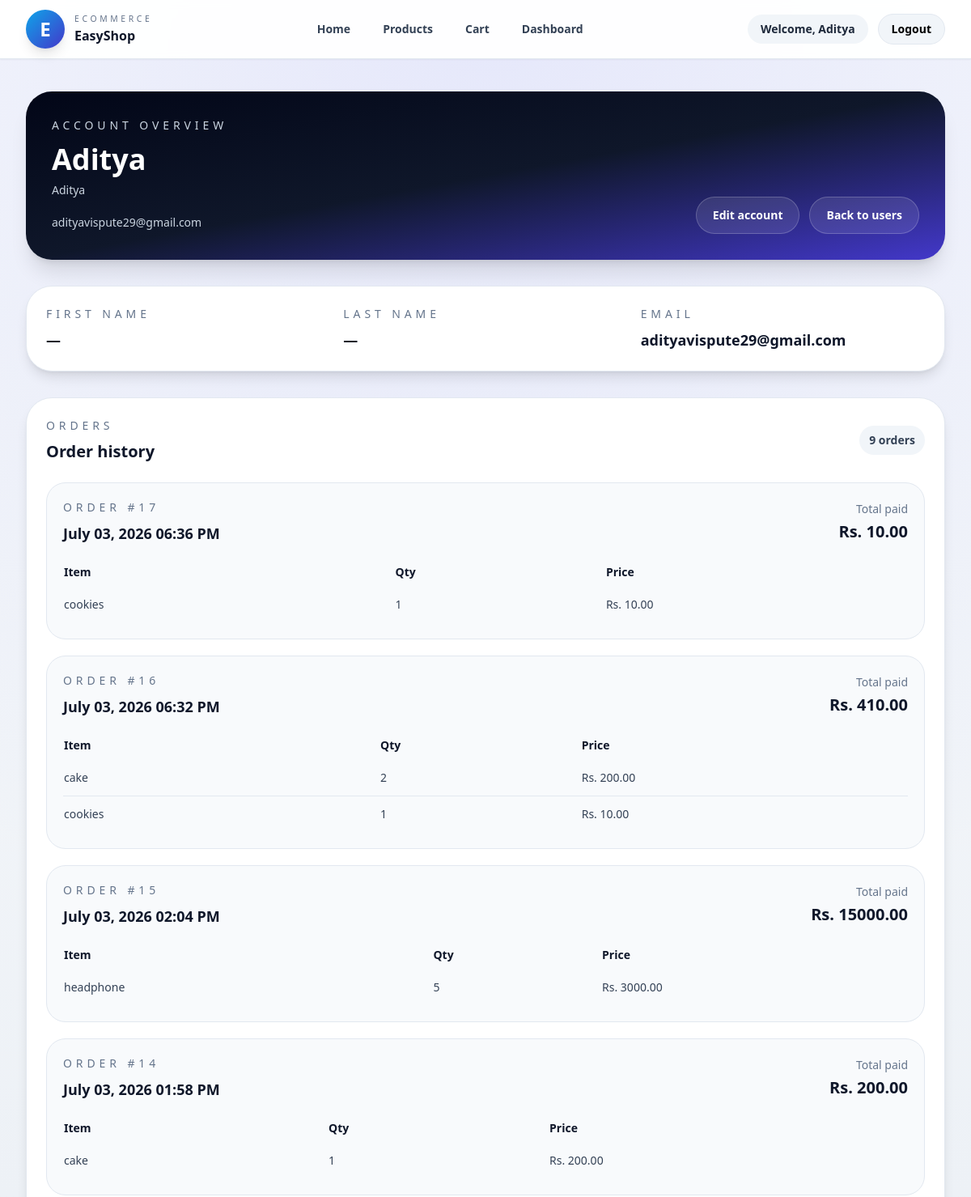
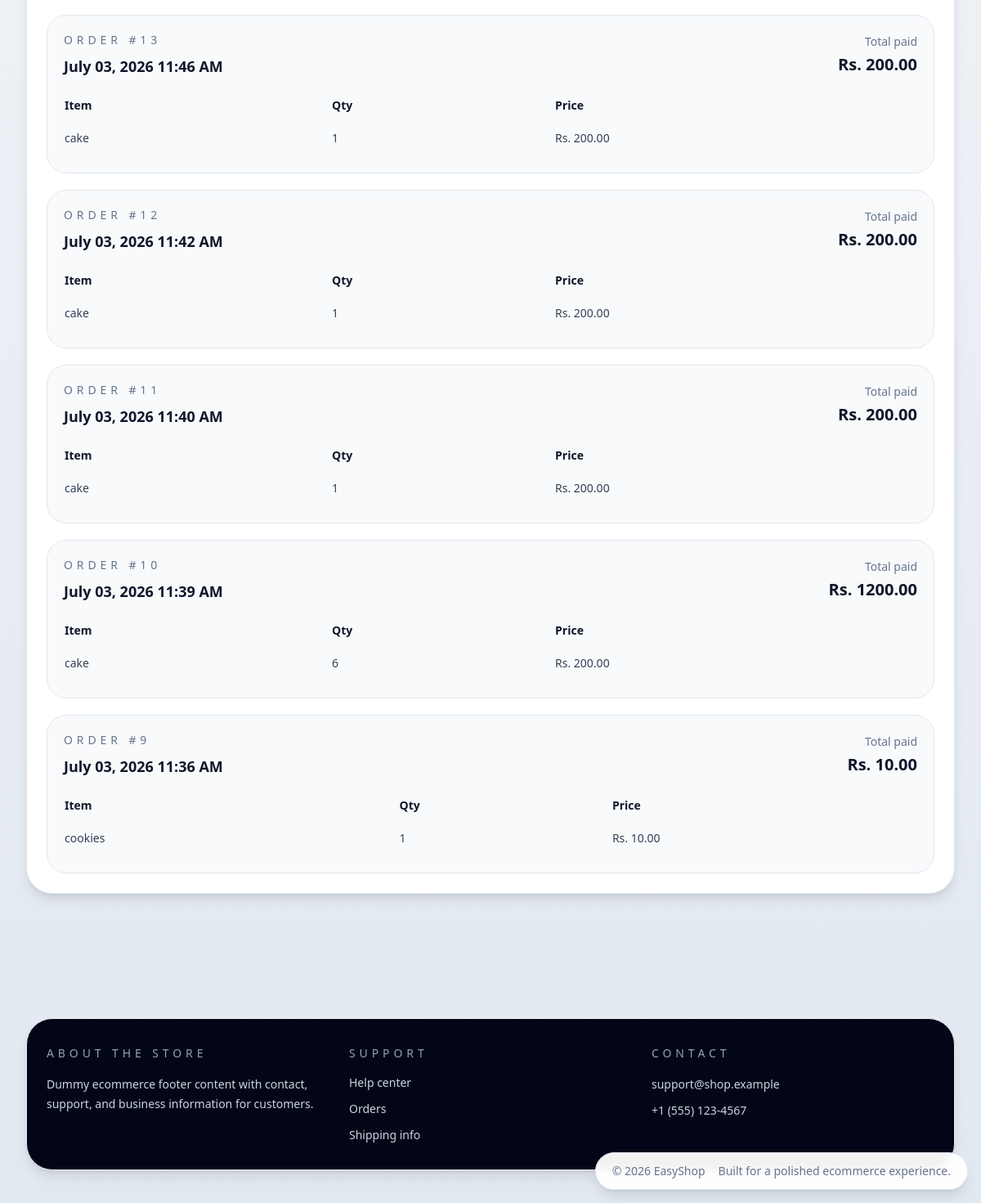
/admin-users/1/ (signed in), run on the app's committed database (2 pictures, top to bottom).
### store/models.py (models this page shows, shortened)
class Order(models.Model):
    user = models.ForeignKey(User, on_delete=models.CASCADE)
    created_at = models.DateTimeField(auto_now_add=True)
    total_price = models.DecimalField(max_digits=10, decimal_places=2)

class OrderItem(models.Model):
    order = models.ForeignKey(Order, on_delete=models.CASCADE, related_name='items')
    product = models.ForeignKey(Product, on_delete=models.CASCADE)
    quantity = models.PositiveIntegerField(default=1)
    price = models.DecimalField(max_digits=10, decimal_places=2)

class Product(models.Model):
    name = models.CharField(max_length=200)
    description = models.TextField()
    price = models.DecimalField(max_digits=10, decimal_places=2)
    stock = models.IntegerField(default=10)
    image_url = models.URLField(blank=True, null=True)
    featured = models.BooleanField(default=False)
    brand = models.CharField(max_length=200, blank=True, default='')
    category = models.CharField(max_length=200, blank=True, default='')

### store/views.py (the view)
# urls.py: path('admin-users/<int:user_id>/', views.admin_user_detail, name='admin_user_detail'),
@login_required(login_url='login')
def admin_user_detail(request, user_id):
    if not request.user.is_staff and not request.user.is_superuser:
        messages.error(request, 'You do not have access to this area.')
        return redirect('product_list')
    user = get_object_or_404(User, id=user_id)
    user_orders = Order.objects.filter(user=user).order_by('-created_at')
    return render(request, 'store/admin_user_detail.html', {
        'selected_user': user,
        'user_orders': user_orders,
    })

### store/templates/store/admin_user_detail.html (shortened to what this page needs)
{% extends 'store/base.html' %}
{% block content %}
<div class="space-y-8">
    <section class="rounded-[2rem] bg-gradient-to-br from-slate-950 via-slate-900 to-indigo-700 p-8 text-white shadow-xl">
        <div class="flex flex-col gap-4 lg:flex-row lg:items-end lg:justify-between">
            <div>
                <p class="text-sm uppercase tracking-[0.35em] text-slate-300">Account overview</p>
                <h1 class="mt-3 text-3xl font-bold sm:text-4xl">{{ selected_user.get_full_name|default:selected_user.username }}</h1>
                <p class="mt-2 text-sm text-slate-300">{{ selected_user.username }}</p>
                <p class="mt-4 text-sm leading-7 text-slate-300">{{ selected_user.email|default:'No email provided.' }}</p>
            </div>
            <div class="flex flex-wrap gap-3">
                <a href="{% url 'admin_user_update' selected_user.id %}" class="rounded-full border border-white/20 bg-white/10 px-5 py-3 text-sm font-semibold text-white transition hover:bg-white/20">Edit account</a>
                <a href="{% url 'admin_users' %}" class="rounded-full border border-white/20 bg-white/10 px-5 py-3 text-sm font-semibold text-white transition hover:bg-white/20">Back to users</a>
            </div>
        </div>
    </section>
    <section class="mt-6 rounded-[2rem] border border-slate-200 bg-white p-6 shadow-lg">
        <div class="grid gap-4 sm:grid-cols-3">
            <div>
                <p class="text-sm uppercase tracking-[0.35em] text-slate-500">First name</p>
                <p class="mt-2 text-lg font-semibold text-slate-900">{{ selected_user.first_name|default:'—' }}</p>
            </div>
            <div>
                <p class="text-sm uppercase tracking-[0.35em] text-slate-500">Last name</p>
                <p class="mt-2 text-lg font-semibold text-slate-900">{{ selected_user.last_name|default:'—' }}</p>
            </div>
            <div>
                <p class="text-sm uppercase tracking-[0.35em] text-slate-500">Email</p>
                <p class="mt-2 text-lg font-semibold text-slate-900">{{ selected_user.email|default:'—' }}</p>
            </div>
        </div>
    </section>
    <section class="rounded-[2rem] border border-slate-200 bg-white p-6 shadow-lg">
        <div class="flex items-center justify-between gap-3">
            <div>
                <p class="text-sm uppercase tracking-[0.35em] text-slate-500">Orders</p>
                <h2 class="mt-2 text-xl font-semibold text-slate-900">Order history</h2>
            </div>
            <span class="rounded-full bg-slate-100 px-3 py-2 text-sm font-semibold text-slate-700">{{ user_orders|length }} orders</span>
        </div>
        {% if user_orders %}
        <div class="mt-6 space-y-5">
            {% for order in user_orders %}
            <div class="rounded-[1.5rem] border border-slate-200 bg-slate-50 p-5">
                <div class="flex flex-col gap-3 sm:flex-row sm:items-center sm:justify-between">
                    <div>
                        <p class="text-sm uppercase tracking-[0.35em] text-slate-500">Order #{{ order.id }}</p>
                        <p class="mt-2 text-lg font-semibold text-slate-900">{{ order.created_at|date:'F d, Y h:i A' }}</p>
                    </div>
                    <div class="text-left sm:text-right">
                        <p class="text-sm text-slate-500">Total paid</p>
                        <p class="mt-1 text-xl font-bold text-slate-900">Rs. {{ order.total_price }}</p>
                    </div>
                </div>
                <div class="mt-4 overflow-x-auto">
                    <table class="min-w-full text-left text-sm text-slate-700">
                        <thead>
                            <tr>
                                <th class="py-2 pr-4 font-semibold text-slate-900">Item</th>
                                <th class="py-2 pr-4 font-semibold text-slate-900">Qty</th>
                                <th class="py-2 font-semibold text-slate-900">Price</th>
                            </tr>
                        </thead>
                        <tbody class="divide-y divide-slate-200">
                            {% for item in order.items.all %}
                            <tr>
                                <td class="py-3 pr-4">{{ item.product.name }}</td>
                                <td class="py-3 pr-4">{{ item.quantity }}</td>
                                <td class="py-3">Rs. {{ item.price }}</td>
                            </tr>
                            {% endfor %}
                        </tbody>
                    </table>
                </div>
            </div>
            {% endfor %}
        </div>
        {% else %}
        <div class="mt-6 rounded-[1.5rem] border border-dashed border-slate-300 bg-slate-50 p-8 text-center text-sm text-slate-600">No orders for this user yet.</div>
        {% endif %}
    </section>
</div>
{% endblock %}

### store/templates/store/base.html (shortened to what this page needs)
<!DOCTYPE html>
<html lang="en">
<head>
    <script src="https://cdn.tailwindcss.com"></script>
</head>
<body class="min-h-screen text-slate-900 antialiased">
    <header class="sticky top-0 z-40 border-b border-slate-200 bg-white/95 backdrop-blur-sm shadow-sm">
        <div class="mx-auto flex flex-wrap items-center justify-between gap-3 max-w-7xl px-4 py-3 sm:px-6 lg:px-8">
            <a href="{% url 'home' %}" class="flex items-center gap-3 min-w-0">
                <div class="grid h-12 w-12 place-items-center rounded-3xl bg-gradient-to-br from-sky-500 to-indigo-700 text-white shadow-lg">
                    <span class="text-2xl font-black">E</span>
                </div>
                <div class="min-w-0">
                    <p class="truncate text-[0.65rem] uppercase tracking-[0.35em] text-slate-500">Ecommerce</p>
                    <h1 class="text-base font-semibold text-slate-900">EasyShop</h1>
                </div>
            </a>
            <nav class="hidden items-center gap-4 text-sm font-semibold text-slate-700 md:flex">
                <a href="{% url 'home' %}" class="rounded-full px-3 py-2 transition hover:bg-slate-100 hover:text-slate-900">Home</a>
                <a href="{% url 'product_list' %}" class="rounded-full px-3 py-2 transition hover:bg-slate-100 hover:text-slate-900">Products</a>
                <a href="{% url 'cart_detail' %}" class="rounded-full px-3 py-2 transition hover:bg-slate-100 hover:text-slate-900">Cart</a>
                {% if user.is_authenticated %}
                {% if user.is_staff or user.is_superuser %}
                <a href="{% url 'admin_dashboard' %}" class="rounded-full px-3 py-2 transition hover:bg-slate-100 hover:text-slate-900">Dashboard</a>
                {% else %}
                <a href="{% url 'user_dashboard' %}" class="rounded-full px-3 py-2 transition hover:bg-slate-100 hover:text-slate-900">Dashboard</a>
                {% endif %}
                {% endif %}
            </nav>
            <div class="hidden items-center gap-3 md:flex">
                {% if user.is_authenticated %}
                    <span class="rounded-full bg-slate-100 px-4 py-2 text-sm font-semibold text-slate-800">Welcome, {{ user.username }}</span>
                    <form action="{% url 'logout' %}" method="POST" class="inline">
                        <button type="submit" class="rounded-full border border-slate-200 bg-slate-100 px-4 py-2 text-sm font-semibold text-slate-900 transition hover:bg-slate-200">Logout</button>
                    </form>
                {% endif %}
            </div>
        </div>
    </header>
    <main class="mx-auto max-w-7xl px-4 py-10 pb-28 sm:px-6 lg:px-8">
        {% block content %}{% endblock %}
    </main>
    <footer class="mx-auto max-w-7xl px-4 py-10 text-slate-600 sm:px-6 lg:px-8">
        <div class="rounded-[2rem] border border-slate-200 bg-slate-950 px-6 py-8 text-white shadow-lg shadow-slate-900/10">
            <div class="grid gap-6 md:grid-cols-3">
                <div>
                    <p class="text-sm uppercase tracking-[0.35em] text-slate-400">About the store</p>
                    <p class="mt-4 text-sm leading-6 text-slate-300">Dummy ecommerce footer content with contact, support, and business information for customers.</p>
                </div>
                <div>
                    <p class="text-sm uppercase tracking-[0.35em] text-slate-400">Support</p>
                    <ul class="mt-4 space-y-3 text-sm text-slate-300">
                        <li><a href="{% url 'home' %}" class="transition hover:text-white">Help center</a></li>
                        <li><a href="{% url 'cart_detail' %}" class="transition hover:text-white">Orders</a></li>
                        <li><a href="{% if user.is_staff or user.is_superuser %}{% url 'admin_dashboard' %}{% else %}{% url 'user_dashboard' %}{% endif %}" class="transition hover:text-white">Shipping info</a></li>
                    </ul>
                </div>
                <div>
                    <p class="text-sm uppercase tracking-[0.35em] text-slate-400">Contact</p>
                    <p class="mt-4 text-sm leading-6 text-slate-300">support@shop.example</p>
                    <p class="mt-2 text-sm leading-6 text-slate-300">+1 (555) 123-4567</p>
                </div>
            </div>
        </div>
    </footer>
    <footer class="fixed bottom-4 right-4 z-40 rounded-full border border-slate-200 bg-white/95 px-5 py-3 text-sm text-slate-500 shadow-lg backdrop-blur-sm">
        <div class="flex flex-col items-end gap-1 sm:flex-row sm:items-center sm:gap-4">
            <span>© {% now "Y" %} EasyShop</span>
            <span class="hidden sm:inline">Built for a polished ecommerce experience.</span>
        </div>
    </footer>
</body>
</html>

### store/templates/store/base.html (style rules this page uses)
body { background: radial-gradient(circle at top, rgba(99, 102, 241, 0.12), transparent 40%), linear-gradient(180deg, #f8fafc 0%, #e2e8f0 100%); }
button, input[type=submit], input[type=button], input[type=reset] { border: 1px solid rgba(15, 23, 42, 0.12); color: #000 !important; }
button { background-color: #ffffff; }

### data on the page
Order: id "17", created_at "July 03, 2026 06:36 PM", total_price "10.00"
OrderItem: product.name "cookies", quantity "1", price "10.00"
Order: id "16", created_at "July 03, 2026 06:32 PM", total_price "410.00"
OrderItem: product.name "cake", quantity "2", price "200.00"
OrderItem: product.name "cookies", quantity "1", price "10.00"
Order: id "15", created_at "July 03, 2026 02:04 PM", total_price "15000.00"
OrderItem: product.name "headphone", quantity "5", price "3000.00"
Order: id "14", created_at "July 03, 2026 01:58 PM", total_price "200.00"
OrderItem: product.name "cake", quantity "1", price "200.00"
Order: id "13", created_at "July 03, 2026 11:46 AM", total_price "200.00"
OrderItem: product.name "cake", quantity "1", price "200.00"
Order: id "12", created_at "July 03, 2026 11:42 AM", total_price "200.00"
OrderItem: product.name "cake", quantity "1", price "200.00"
Order: id "11", created_at "July 03, 2026 11:40 AM", total_price "200.00"
OrderItem: product.name "cake", quantity "1", price "200.00"
Order: id "10", created_at "July 03, 2026 11:39 AM", total_price "1200.00"
OrderItem: product.name "cake", quantity "6", price "200.00"
Order: id "9", created_at "July 03, 2026 11:36 AM", total_price "10.00"
OrderItem: product.name "cookies", quantity "1", price "10.00"

### other printed values
{{ user.username }} "Aditya"
{{ selected_user.get_full_name|default:selected_user.username }} "Aditya"
{{ selected_user.username }} "Aditya"
{{ selected_user.email|default:'No email provided.' }} "adityavispute29@gmail.com"
{{ selected_user.first_name|default:'—' }} "—"
{{ selected_user.last_name|default:'—' }} "—"
{{ selected_user.email|default:'—' }} "adityavispute29@gmail.com"
{{ user_orders|length }} "9"
